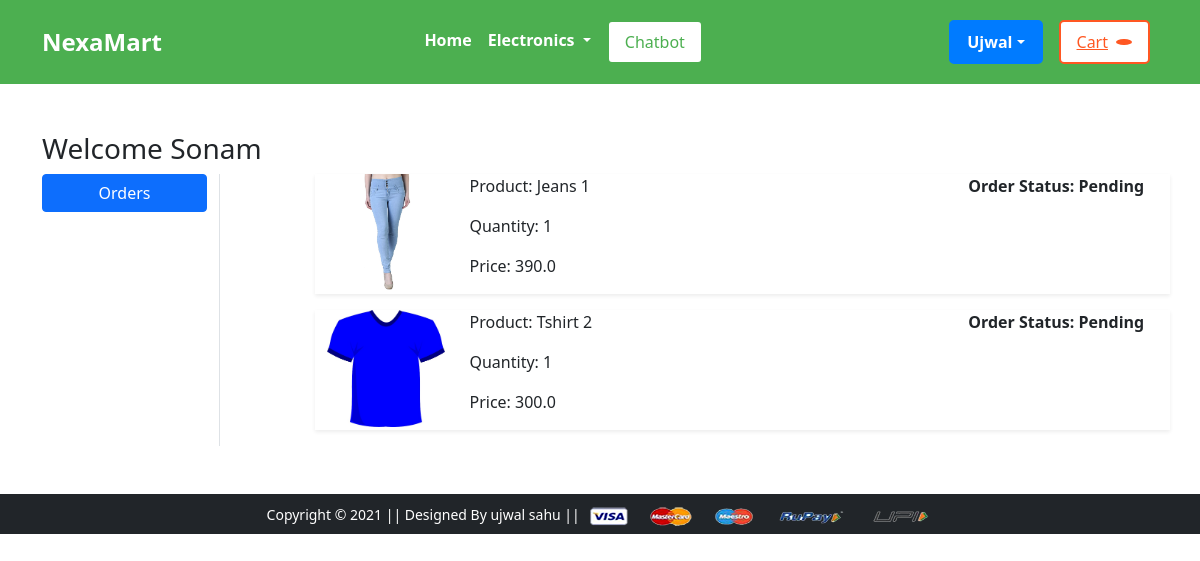
Before: /orders/ (signed in) with the older database file.
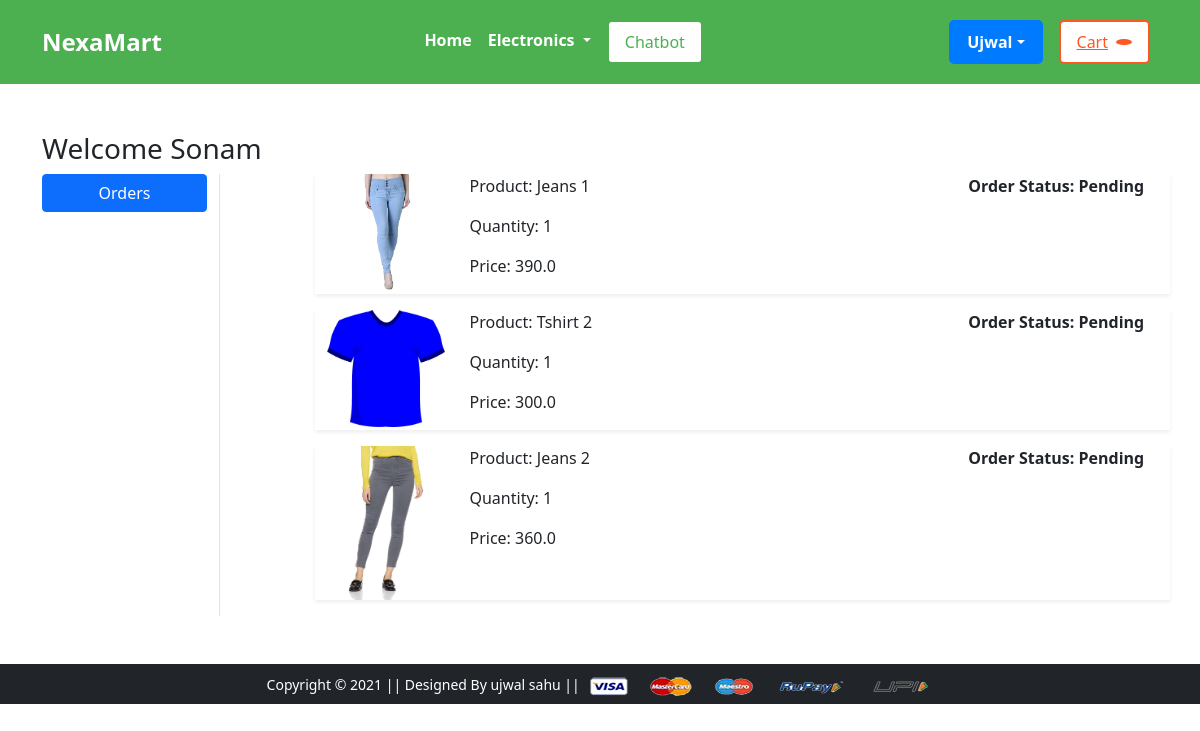
After: the same page with the newer database file.
### app/models.py (models this page shows, shortened)
class OrderPlaced(models.Model):
 user = models.ForeignKey(User, on_delete=models.CASCADE)
 customer = models.ForeignKey(Customer, on_delete=models.CASCADE)
 product = models.ForeignKey(Product, on_delete=models.CASCADE)
 quantity = models.PositiveIntegerField(default=1)
 ordered_date = models.DateTimeField(auto_now_add=True)
 status = models.CharField(max_length=50,choices=STATUS_CHOICES,default='Pending')
 @property
 def total_cost(self):
   return self.quantity * self.product.discounted_price

class Product(models.Model):
 title = models.CharField(max_length=100)
 selling_price = models.FloatField()
 discounted_price = models.FloatField()
 description = models.TextField()
 brand = models.CharField(max_length=100)
 category = models.CharField( choices=CATEGORY_CHOICES, max_length=2)
 product_image = models.ImageField(upload_to='productimg')

### app/views.py (the view)
# urls.py: path('orders/', views.orders, name='orders'),
@login_required
def orders(request):
	op = OrderPlaced.objects.filter(user=request.user)
	return render(request, 'app/orders.html', {'order_placed':op})

### app/templates/app/orders.html (shortened to what this page needs)
{% extends 'app/base.html' %}
{% load static %}
{% block main-content %}
<div class="container my-5">
 <div class="row">
 <h3>Welcome Sonam</h3>
  <div class="col-sm-2 border-end">
   <ul class="list-unstyled">
    <li class="d-grid"><a href="{% url 'orders' %}" class="btn btn-primary">Orders</a></li>
   </ul>
  </div>
  <div class="col-sm-9 offset-sm-1">
  {% for op in order_placed %}
   <div class="row shadow-sm mb-3">
    <div class="col-sm-2">
     <img src="{{op.product.product_image.url}}" alt="" srcset="" class="img-fluid" height="150" width="150">
    </div>
    <div class="col-sm-7">
     <p>Product: {{op.product.title}}</p>
     <p>Quantity: {{op.quantity}}</p>
     <p>Price: {{op.total_cost}}</p>
    </div>
    <div class="col-sm-3 fw-bold">
     <p>Order Status: {{op.status}}</p>
    </div>
   </div>
   {% endfor %}
  </div>
 </div>
</div>
{% endblock main-content %}

Changed rows visible on the page:
added OrderPlaced: product.product_image (picture), product "Jeans 2", quantity "1", total_cost "360.0", status "Pending"
